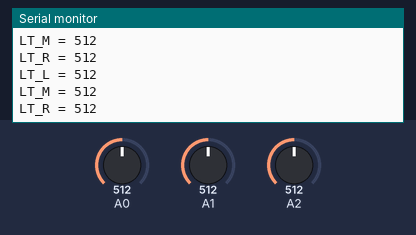
Simulated run of this sketch. Board: Arduino Uno, built with avr-gcc and run on an emulated ATmega328P. On the bench: the last lines printed to the serial monitor. Inputs (shaded band) come from the test bench; at power-on: A0 = 512, A1 = 512, A2 = 512.

Above: at 1.2 s.
1.3 s: A0 set to 716
At 2.6 s:
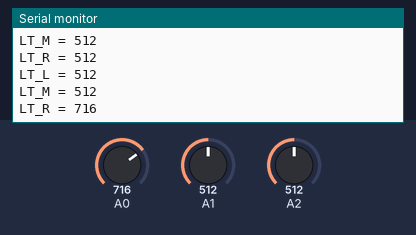
2.8 s: A1 set to 716
At 3.4 s:
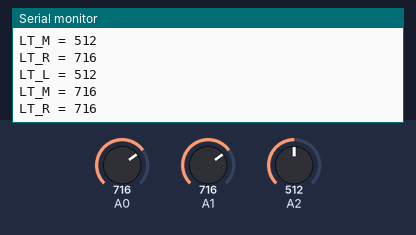
4.3 s: A2 set to 716
At 5.6 s:
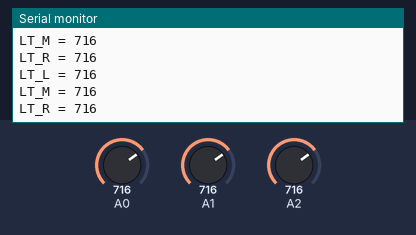
5.8 s: A0 set to 900
At 6.8 s:
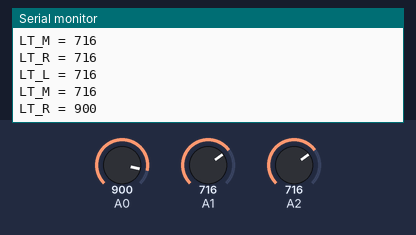
7.3 s: A1 set to 900
At 8.6 s:
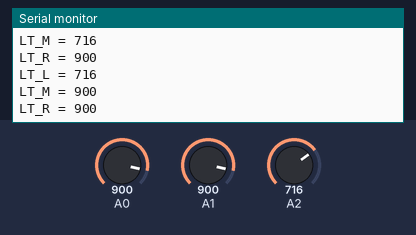
8.8 s: A2 set to 900
At 9.4 s:
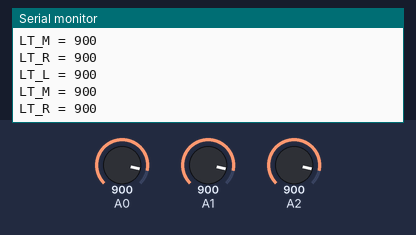
Timing chart, 0 to 11.3 s (numbered marks = the images above; inputs shaded):
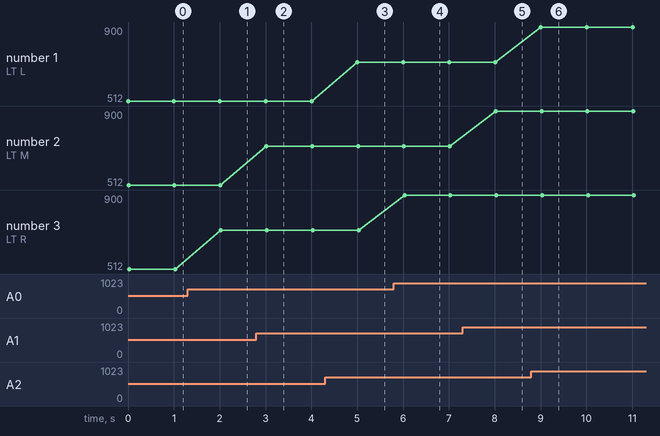

Measured:
- after the input at 1.3 s, the serial monitor: prints a new line after 0.73 s (image 1)
- after the input at 2.8 s, the serial monitor: prints a new line after 0.22 s (image 2)
- after the input at 4.3 s, the serial monitor: prints a new line after 0.71 s (image 3)
- after the input at 5.8 s, the serial monitor: prints a new line after 0.23 s (image 4)
- after the input at 7.3 s, the serial monitor: prints a new line after 0.72 s (image 5)
- after the input at 8.8 s, the serial monitor: prints a new line after 0.21 s (image 6)
- plotted number 3: 512 → 716 after the input at 1.3 s, 716 → 900 after the input at 5.8 s

The sketch:

dec05a_LineSensor.ino
```cpp
// Analog pims responsible for the line tracking //
#define LT_R analogRead(A0) //Analog pin A0 is responsible for Right Line Tracker
#define LT_M analogRead(A1) //Analog pin A1 is responsible for Middle Line Tracker
#define LT_L analogRead(A2) //Analog pin A2 is responsible for Left Line Tracker


// Available Speeds //
int MaxSPEED = 250;
int MinSPEED = 50;
int NormSPEED = 100;
int DontMOVE = 0;

// Available Times //
int Stop = 0;
int Time = 1000;
int LineTrkTime = 0;


void setup() {

  Serial.begin(9600);

 // Turn the ITR sensors' pins into Inputs
  pinMode(LT_R,INPUT);
  pinMode(LT_M,INPUT);
  pinMode(LT_L,INPUT);
}


void loop  () {


static unsigned long print_time = 500;

if (millis() - print_time > 1000) {
 print_time = millis();
 Serial.print("LT_L = ");
 Serial.println(LT_L);
 Serial.print("LT_M = ");
 Serial.println(LT_M);
 Serial.print("LT_R = ");
 Serial.println(LT_R);
 }
}
```
